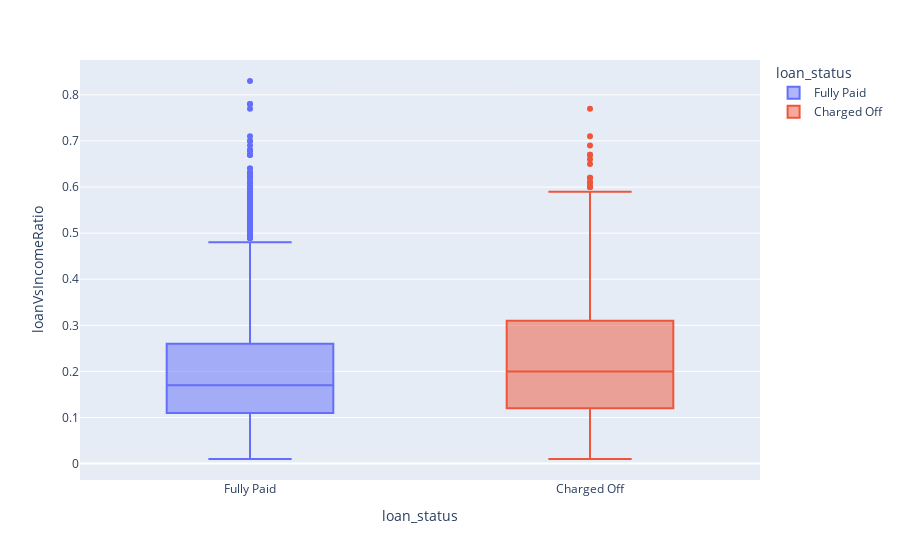

This figure's notebook cell:
### Markdown cell above
-  We think that higher the Loan Vs incomeRatio , there will be higher tendency of Borrower Defaulting the Loan.Let's check this.

### Code cell
fig = px.box(loanData, x='loan_status', y='loanVsIncomeRatio',color='loan_status')
fig.show()

### Figure 1 — Plotly figure (JSON) as saved in the notebook; plotly's stock layout.template omitted (floating-point values rounded to 4 significant figures; data arrays with more than 128 entries replaced by an {"elided": "..."} marker saying what was removed)
{"data": [{"alignmentgroup": "True", "hovertemplate": "loan_status=%{x}<br>loanVsIncomeRatio=%{y}<extra></extra>", "legendgroup": "Fully Paid", "marker": {"color": "#636efa"}, "name": "Fully Paid", "notched": false, "offsetgroup": "Fully Paid", "orientation": "v", "showlegend": true, "type": "box", "x": {"elided": "14081 str values"}, "x0": " ", "xaxis": "x", "y": {"elided": "14081 float values"}, "y0": " ", "yaxis": "y"}, {"alignmentgroup": "True", "hovertemplate": "loan_status=%{x}<br>loanVsIncomeRatio=%{y}<extra></extra>", "legendgroup": "Charged Off", "marker": {"color": "#EF553B"}, "name": "Charged Off", "notched": false, "offsetgroup": "Charged Off", "orientation": "v", "showlegend": true, "type": "box", "x": {"elided": "2555 str values"}, "x0": " ", "xaxis": "x", "y": {"elided": "2555 float values"}, "y0": " ", "yaxis": "y"}], "layout": {"boxmode": "overlay", "legend": {"title": {"text": "loan_status"}, "tracegroupgap": 0}, "margin": {"t": 60}, "xaxis": {"anchor": "y", "categoryarray": ["Fully Paid", "Charged Off"], "categoryorder": "array", "domain": [0, 1], "title": {"text": "loan_status"}}, "yaxis": {"anchor": "x", "domain": [0, 1], "title": {"text": "loanVsIncomeRatio"}}}}
